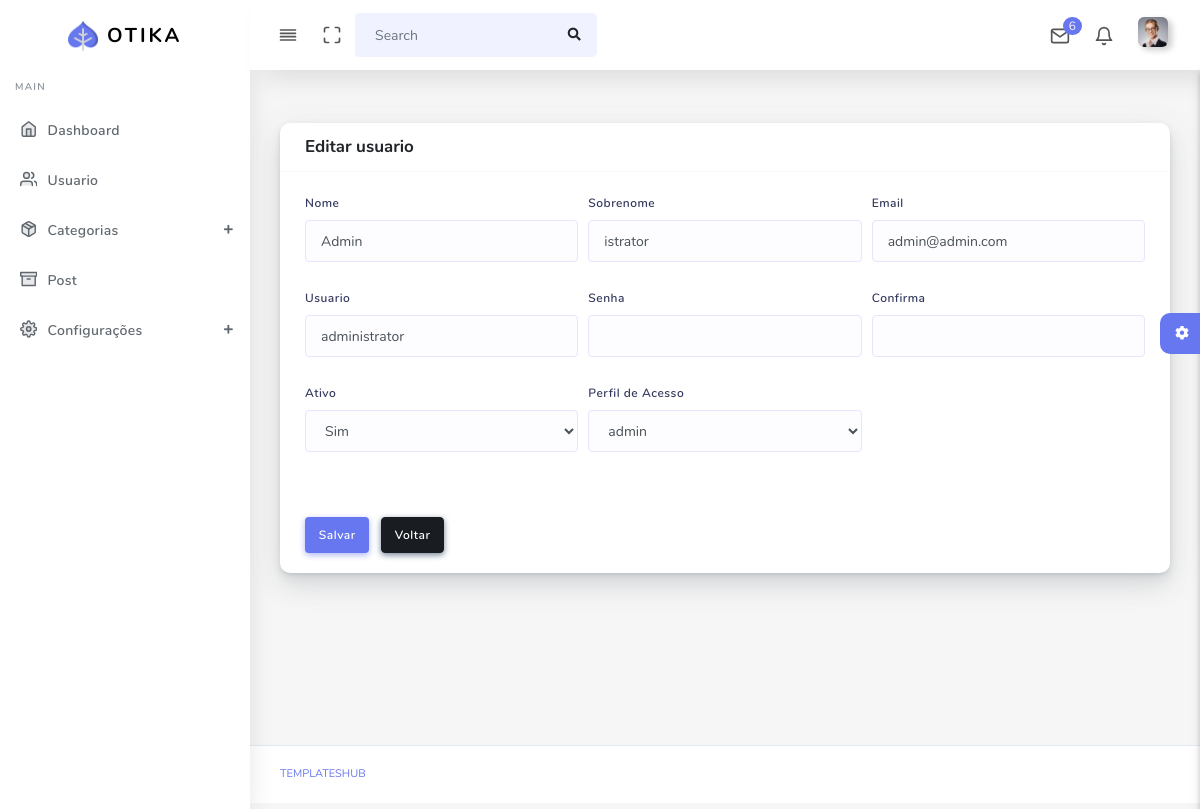
/restrito/usuario/core/1, run on the app's committed database.
### tables this page shows
CREATE TABLE `users` (
  `id` int(11) UNSIGNED NOT NULL,
  `ip_address` varchar(45) NOT NULL,
  `username` varchar(100) DEFAULT NULL,
  `password` varchar(255) NOT NULL,
  `email` varchar(254) NOT NULL,
  `activation_selector` varchar(255) DEFAULT NULL,
  `activation_code` varchar(255) DEFAULT NULL,
  `forgotten_password_selector` varchar(255) DEFAULT NULL,
  `forgotten_password_code` varchar(255) DEFAULT NULL,
  `forgotten_password_time` int(11) UNSIGNED DEFAULT NULL,
  `remember_selector` varchar(255) DEFAULT NULL,
  `remember_code` varchar(255) DEFAULT NULL,
  `created_on` int(11) UNSIGNED NOT NULL,
  `last_login` int(11) UNSIGNED DEFAULT NULL,
  `active` tinyint(1) UNSIGNED DEFAULT NULL,
  `first_name` varchar(50) DEFAULT NULL,
  `last_name` varchar(50) DEFAULT NULL,
  `company` varchar(100) DEFAULT NULL,
  `phone` varchar(20) DEFAULT NULL
);

CREATE TABLE `users_groups` (
  `id` int(11) UNSIGNED NOT NULL,
  `user_id` int(11) UNSIGNED NOT NULL,
  `group_id` mediumint(8) UNSIGNED NOT NULL
);

CREATE TABLE `groups` (
  `id` mediumint(8) UNSIGNED NOT NULL,
  `name` varchar(20) NOT NULL,
  `description` varchar(100) NOT NULL
);

### application/controllers/restrito/Usuario.php (called while the page is built, shortened)
<?php
class Usuario extends CI_Controller {
    public function core($usuario_id = NULL){
        $usuario_id = (int) $usuario_id;
        if(!$usuario_id  ){
            $this->form_validation->set_rules('first_name','Nome','trim|required|min_length[4]|max_length[45]');
            $this->form_validation->set_rules('last_name','Sobrenome','trim|required|min_length[4]|max_length[45]');
            $this->form_validation->set_rules('email','E-mail','trim|required|min_length[4]|max_length[100]|valid_email|callback_valida_email');
            $this->form_validation->set_rules('username','Usuario','trim|required|min_length[4]|max_length[50]|callback_valida_usuario');
            $this->form_validation->set_rules('password','senha','trim|required|min_length[4]|max_length[200]');
            $this->form_validation->set_rules('confirma','confirma','trim|required|matches[password]');
            if($this->form_validation->run()){
                $username = $this->input->post('username');
                $password = $this->input->post('password');
                $email = $this->input->post('email');
                $additional_data = array(
                    'first_name' => $this->input->post('first_name'),
                    'last_name' => $this->input->post('last_name'),
                    'active' => $this->input->post('active'),
                );
                $group = array($this->input->post('perfil'));
                if( $this->ion_auth->register($username, $password, $email, $additional_data, $group)){
                    $this->session->set_flashdata('sucesso', 'Dados salvos com sucesso');
                }else{
                    $this->session->set_flashdata('erro', $this->ion_auth->errors());
                }
                redirect('restrito/usuario');
            }else{
                $data = array(
                    'titulo' => 'Cadastrar usuario',
                    'grupos' => $this->ion_auth->groups()->result(),
                );
                $this->load->view('restrito/layout/header',  $data);
                $this->load->view('restrito/usuarios/core');
                $this->load->view('restrito/layout/footer');
            }
        }else{
            if(!$usuario =  $this->ion_auth->user($usuario_id)->row()){
                $this->session->set_flashdata('erro','Esse Usuario não existe');
                redirect('restrito/usuario');
            }else{
                $this->form_validation->set_rules('first_name','Nome','trim|required|min_length[4]|max_length[45]');
                $this->form_validation->set_rules('last_name','Sobrenome','trim|required|min_length[4]|max_length[45]');
                $this->form_validation->set_rules('email','E-mail','trim|required|min_length[4]|max_length[100]|valid_email|callback_valida_email');
                $this->form_validation->set_rules('username','Usuario','trim|required|min_length[4]|max_length[50]|callback_valida_usuario');
                $this->form_validation->set_rules('password','senha','trim|min_length[4]|max_length[200]');
                $this->form_validation->set_rules('confirma','confirma','trim|matches[password]');
                if($this->form_validation->run()){
                    $data = elements(
                            array(
                                'first_name',
                                'last_name',
                                'email',
                                'username',
                                'password',
                                'active',
                            ), $this->input->post()
                    );
                    $password= $this->input->post('password');
                    if(!$password){
                        unset($data['password']);
                    }
                    $data = html_escape($data);
                    if($this->ion_auth->update($usuario_id, $data)){
                        $perfil = (int) $this->input->post('perfil');
                        if($perfil){
                            $this->ion_auth->remove_from_group(null, $usuario_id);
                            $this->ion_auth->add_to_group($perfil, $usuario_id);
                        }
                        $this->session->set_flashdata('sucesso', 'Dados salvos com sucesso');
                    } else{
                        $this->session->set_flashdata('erro', $this->ion_auth->errors());
                    }
                    redirect('restrito/usuario');
                }else{
                    $data = array(
                        'titulo' => 'Editar usuario',
                        'usuario' => $usuario,
                        'perfil' => $this->ion_auth->get_users_groups($usuario_id)->row(),
                        'grupos' => $this->ion_auth->groups()->result(),
                    );
                    $this->load->view('restrito/layout/header',  $data);
                    $this->load->view('restrito/usuarios/core');
                    $this->load->view('restrito/layout/footer');
                }
            }
        }
    }
}

### index.php (called while the page is built, shortened)
<?php
require_once BASEPATH.'core/CodeIgniter.php';

### application/libraries/Ion_auth.php (called while the page is built, shortened)
<?php
class Ion_auth
{
	public function __construct()
	{
		$this->_cache_user_in_group =& $this->ion_auth_model->_cache_user_in_group;
		$this->ion_auth_model->trigger_events('library_constructor');
	}
	public function __call($method, $arguments)
	{
		return call_user_func_array( [$this->ion_auth_model, $method], $arguments);
	}
	public function __get($var)
	{
		return get_instance()->$var;
	}
}

### application/models/Ion_auth_model.php (called while the page is built, shortened)
<?php
class Ion_auth_model extends CI_Model
{
	public $tables = [];
	public $_ion_where = [];
	public $_ion_select = [];
	public $_ion_limit = NULL;
	public $_ion_offset = NULL;
	public $_ion_order_by = NULL;
	public $_ion_order = NULL;
	protected $response = NULL;
	protected $db;
	public function __construct()
	{
		$this->config->load('ion_auth', TRUE);
		$this->load->helper('cookie', 'date');
		$group_name = $this->config->item('database_group_name', 'ion_auth');
		if (empty($group_name))
		{
			$CI =& get_instance();
			$this->db = $CI->db;
		}
		else
		{
			$this->db = $this->load->database($group_name, TRUE, TRUE);
		}
		$this->tables = $this->config->item('tables', 'ion_auth');
		$this->join = $this->config->item('join', 'ion_auth');
	}
	public function limit($limit)
	{
		$this->_ion_limit = $limit;
		return $this;
	}
	public function where($where, $value = NULL)
	{
		if (!is_array($where))
		{
			$where = [$where => $value];
		}
		array_push($this->_ion_where, $where);
		return $this;
	}
	public function order_by($by, $order='desc')
	{
		$this->_ion_order_by = $by;
		$this->_ion_order    = $order;
		return $this;
	}
	public function row()
	{
		$row = $this->response->row();
		return $row;
	}
	public function users($groups = NULL)
	{
		if (isset($this->_ion_select) && !empty($this->_ion_select))
		{
			foreach ($this->_ion_select as $select)
			{
				$this->db->select($select);
			}
			$this->_ion_select = [];
		}
		else
		{
			$this->db->select([
			    $this->tables['users'].'.*',
			    $this->tables['users'].'.id as id',
			    $this->tables['users'].'.id as user_id'
			]);
		}
		if (isset($this->_ion_where) && !empty($this->_ion_where))
		{
			foreach ($this->_ion_where as $where)
			{
				$this->db->where($where);
			}
			$this->_ion_where = [];
		}
		if (isset($this->_ion_limit) && isset($this->_ion_offset))
		{
			$this->db->limit($this->_ion_limit, $this->_ion_offset);
			$this->_ion_limit  = NULL;
			$this->_ion_offset = NULL;
		}
		else if (isset($this->_ion_limit))
		{
			$this->db->limit($this->_ion_limit);
			$this->_ion_limit  = NULL;
		}
		if (isset($this->_ion_order_by) && isset($this->_ion_order))
		{
			$this->db->order_by($this->_ion_order_by, $this->_ion_order);
			$this->_ion_order    = NULL;
			$this->_ion_order_by = NULL;
		}
		$this->response = $this->db->get($this->tables['users']);
		return $this;
	}
	public function user($id = NULL)
	{
		$id = isset($id) ? $id : $this->session->userdata('user_id');
		$this->users();
		return $this;
	}
	public function get_users_groups($id = FALSE)
	{
		$id || $id = $this->session->userdata('user_id');
		return $this->db->select($this->tables['users_groups'].'.'.$this->join['groups'].' as id, '.$this->tables['groups'].'.name, '.$this->tables['groups'].'.description')
		                ->where($this->tables['users_groups'].'.'.$this->join['users'], $id)
		                ->join($this->tables['groups'], $this->tables['users_groups'].'.'.$this->join['groups'].'='.$this->tables['groups'].'.id')
		                ->get($this->tables['users_groups']);
	}
	public function groups()
	{
		$this->response = $this->db->get($this->tables['groups']);
		return $this;
	}
}

### application/views/restrito/usuarios/core.php (the view, shortened to what this page needs)
<div class="main-content">
  <section class="section">
    <div class="section-body">
    <div class="row">
        <div class="col-12">
          <div class="card">
            <div class="card-header">
              <h4><?php echo $titulo; ?></h4>
            </div>
            <?php
              if(isset($usuario)){
                $usuario_id = $usuario->id;
              }else{
                $usuario_id = '';
              }
            ?>
            <?php echo form_open('restrito/usuario/core/'.$usuario_id); ?>
              <div class="card-body">
                <div class="form-row">
                  <div class="form-group col-md-4">
                    <label>Nome</label>
                    <input type="text" name="first_name" class="form-control" value="<?php echo (isset($usuario) ? $usuario->first_name : set_value('first_name')) ; ?>">
                  </div>
                  <div class="form-group col-md-4">
                    <label>Sobrenome</label>
                    <input type="text" name="last_name" class="form-control" value="<?php echo (isset($usuario) ? $usuario->last_name : set_value('last_name')) ; ?>">
                  </div>
                  <div class="form-group col-md-4">
                    <label>Email</label>
                    <input type="email" name="email" class="form-control" value="<?php echo (isset($usuario) ? $usuario->email : set_value('email')) ; ?>">
                  </div>
                </div>
                <div class="form-row">
                  <div class="form-group col-md-4">
                    <label>Usuario</label>
                    <input type="text" name="username" class="form-control" value="<?php echo (isset($usuario) ? $usuario->username : set_value('username')) ; ?>">
                  </div>
                  <div class="form-group col-md-4">
                    <label>Senha</label>
                    <input type="password" name="password" class="form-control" >
                  </div>
                  <div class="form-group col-md-4">
                    <label>Confirma </label>
                    <input type="password" name="confirma" class="form-control" >
                  </div>
                </div>
                <div class="form-row">
                  <div class="form-group col-md-4">
                    <label for="inpState">Ativo</label>
                    <select name="active" id="inpState" class="form-control">
                    <?php if(isset($usuario)) : ?>
                      <option value="1" <?php echo ($usuario->active == 1? 'selected' : ''  ) ; ?> >Sim</option>
                    <?php else:  ?>
                      <option value="1" >Sim</option>
                      <option value="0" >Não</option>
                    <?php endif;  ?>
                    </select>
                  </div>
                  <div class="form-group col-md-4">
                    <label >Perfil de Acesso</label>
                    <select name="perfil" class="form-control">
                      <?php foreach($grupos as $grupo): ?>
                        <?php if(isset($usuario)): ?>
                          <option value="<?php echo $grupo->id; ?>" <?php echo ($grupo->id == $perfil->id ? 'selected' : ''); ?>  ><?php echo $grupo->name;  ?></option>
                        <?php else: ?>
                          <option value="<?php echo $grupo->id; ?>" ><?php echo $grupo->name;  ?></option>
                        <?php endif;  ?>
                      <?php endforeach; ?>
                    </select>
                  </div>
                </div>
              </div>
              <div class="card-footer">
                <button class="btn btn-primary mr-2">Salvar</button>
                <a href="<?php echo base_url('restrito/usuarios'); ?>" class="btn btn-dark">Voltar</a>
              </div>
            <?php echo form_close(); ?>
          </div>
        </div>
      </div>
    </div>
  </section>
</div>

### data on the page
users: first_name "Admin", last_name "istrator", email "admin@admin.com", username "administrator", active "Sim"
users_groups: perfil "admin"

### other printed values
$titulo "Editar usuario"
